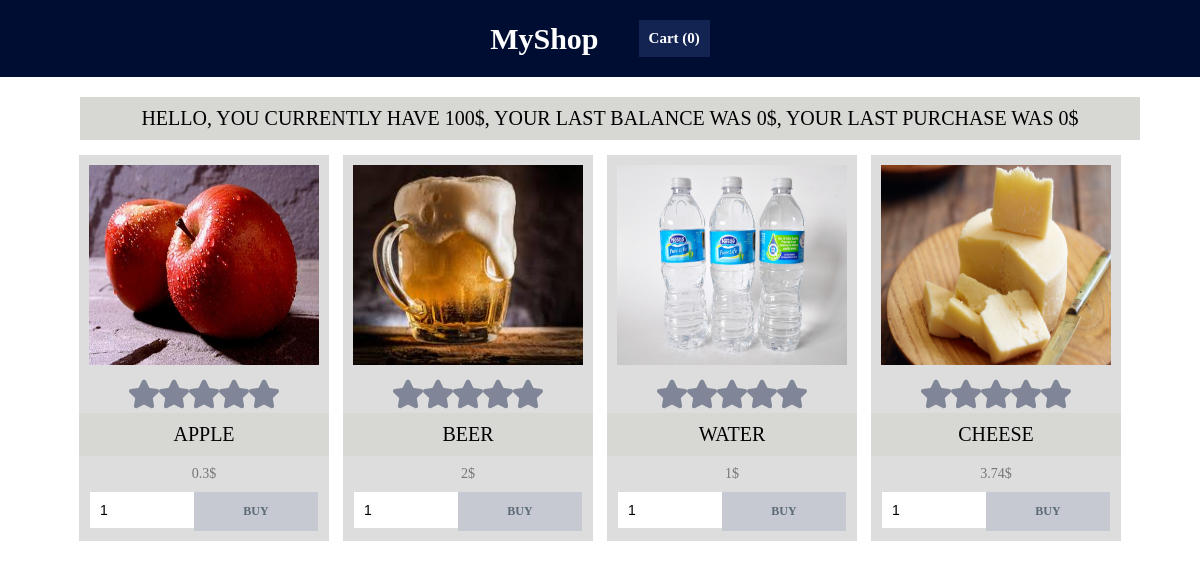
The page / on the database its author committed.
### tables this page shows
CREATE TABLE `me` (
  `id` int(11) NOT NULL,
  `cash` int(11) NOT NULL,
  `old_cash` int(11) NOT NULL,
  `payed` int(11) NOT NULL
);

CREATE TABLE `product` (
  `id` int(11) NOT NULL,
  `name` varchar(200) NOT NULL,
  `price` varchar(10) NOT NULL,
  `image_url` text NOT NULL,
  `incart` int(1) NOT NULL DEFAULT '0'
);

CREATE TABLE `stars` (
  `product_id` int(11) NOT NULL,
  `one` int(11) NOT NULL DEFAULT '0',
  `two` int(11) NOT NULL DEFAULT '0',
  `three` int(11) NOT NULL DEFAULT '0',
  `four` int(11) NOT NULL DEFAULT '0',
  `five` int(11) NOT NULL DEFAULT '0'
);

### inc/products.php (the view, shortened to what this page needs)
<?php
class products extends connection
{
	public function productsList()
	{
		try
		{
			$db = $this->start();
			$products = $db->query("SELECT * FROM product");
			foreach ($products as $row)
			{
			?>
			<div class="product" id="<?php echo $row['id']; ?>">
				<div class="product__image">
					<img src="<?php echo $row['image_url']; ?>" alt="<?php echo $row['name']; ?>">
				</div>
				<div class="product__stars">
				<?php
				for ($i = 1; $i <= 5-$this->promStars($row['id']); $i++)
				{
				?>
					<div class="product__stars-star" onclick="api('addStar',<?php echo $row['id']; ?>,<?php echo $this->promStars($row['id'])+$i; ?>);"><img src="star.svg" alt="star"></div>
				<?php
				}
				?>
				</div>
				<div class="product__title"><?php echo $row['name']; ?></div>
				<div class="product__price"><?php echo $row['price']; ?>$</div>
				<div class="product__quantity"><input id="quantity<?php echo $row['id']; ?>" type="text" name="quantity" placeholder="Quantity" value="1"><br></div>
				<div class="product__button" onclick="api('add',<?php echo $row['id']; ?>,document.getElementById('quantity<?php echo $row['id']; ?>').value);">Buy</div>
			</div>
			<?php
			}
		}
		catch(PDOException $e)
		{
			echo '{"error":{"text":'. $e->getMessage() .'}}';
		}
	}
	public function cartNumber()
	{
		try
		{
			$db = $this->start();
			$products = $db->query("SELECT * FROM product WHERE incart > 0");
			return $products->rowCount();
		}
		catch(PDOException $e)
		{
			echo '{"error":{"text":'. $e->getMessage() .'}}';
		}
	}
	public function myBalance()
	{
		try
		{
			$db = $this->start();
			$stmt = $db->query("SELECT * FROM me WHERE id = 1");
			$money = $stmt->fetch();
			echo "Hello, you currently have ". $money['cash'] ."$, your last balance was ". $money['old_cash'] ."$, your last purchase was ". $money['payed'] ."$";
		}
		catch(PDOException $e)
		{
			echo '{"error":{"text":'. $e->getMessage() .'}}';
		}
	}
			?>
		<?php
	public function promStars($id)
	{
		try
		{
			$db = $this->start();
			$star = $db->query("SELECT * FROM stars WHERE product_id = '".$id."'");
			$stars = $star->fetch();
			if ($star->rowCount()>0)
			{
				$sum = ($stars['one']*1) + ($stars['two']*2) + ($stars['three']*3) + ($stars['four']*4) + ($stars['five']*5);
				$sum2 = $stars['one'] + $stars['two'] + $stars['three'] + $stars['four'] + $stars['five'];
				if($sum2 > 0)
				{
					$prom = round($sum/$sum2);
				}
				else
				{
					$prom = 0;
				}
			}
			else
			{
				$prom = 0;
			}
			return $prom;
		}
		catch(PDOException $e)
		{
			echo '{"error":{"text":'. $e->getMessage() .'}}';
		}
	}
}
?>

### index.php (shortened to what this page needs)
<?php
include("inc/products.php");
$products = new products;
?>
<!DOCTYPE html>
<html>
<head>
	<link rel="stylesheet" href="css/style.css">
</head>
<body>
	<header>
		<div class="logo">MyShop</div>
		<div class="cart" onclick="window.location.href = 'cart.php'">Cart (<?php echo $products->cartNumber(); ?>)</div>
	</header>
	<div class="container">
		<div class="container">
				<div class="product__title"><?php $products->myBalance(); ?></div>
		</div>
	<?php
		$products->productsList();
	?>
	</div>
</body>

### css/style.css (style rules this page uses)
html,body { margin: 0; padding: 0; height: 100%; font-family: Verdana; text-align: center; }
header { background-color: #000D33; width: 100%; display: flex; align-items: center; justify-content: center; }
.logo { color: #FFF; font-weight: bold; font-size: 30px; margin: 20px; display: inline-block; }
.cart { color: #FFF; background-color: #132453; padding: 10px; font-weight: bold; font-size: 15px; margin: 20px; display: inline-block; cursor: pointer; }
.container { max-width: 1060px; height: auto; margin: 0 auto; padding: 10px; width: 100%; }
.product { width: 250px; background-color: #DDD; display: inline-block; margin: 5px; padding-bottom: 10px; }
.product__image img { width: 230px; height: 200px; margin: 10px; }
.product__title, .product__price { padding: 10px; }
.product__title { background-color: #D7D7D4; text-transform: uppercase; font-size: 20px; }
.product__price { font-size: 14px; color: #777777; }
.product__quantity { width: 40%; display: inline-block; font-size: 14px; color: #777777; }
.product__quantity input[type="text"] { padding: 10px; width: 100%; height: 100%; font-size: 14px; border: 0; }
.product__button { display: inline-block; width: 40%; padding: 12px; background-color: #C6C9D1; text-transform: uppercase; cursor: pointer; font-size: 12px; font-weight: bold; color: #5C6A76; }
.product__stars { display: flex; align-items: center; justify-content: center; }
.product__stars-star { width: 30px; float: left; }

### rows shown on the page
me: cash "100", old_cash "0", payed "0"
product: image_url (picture), name "APPLE", price "0.3"
product: image_url (picture), name "BEER", price "2"
product: image_url (picture), name "WATER", price "1"
product: image_url (picture), name "CHEESE", price "3.74"

### other values the page prints
$products->cartNumber() "0"
